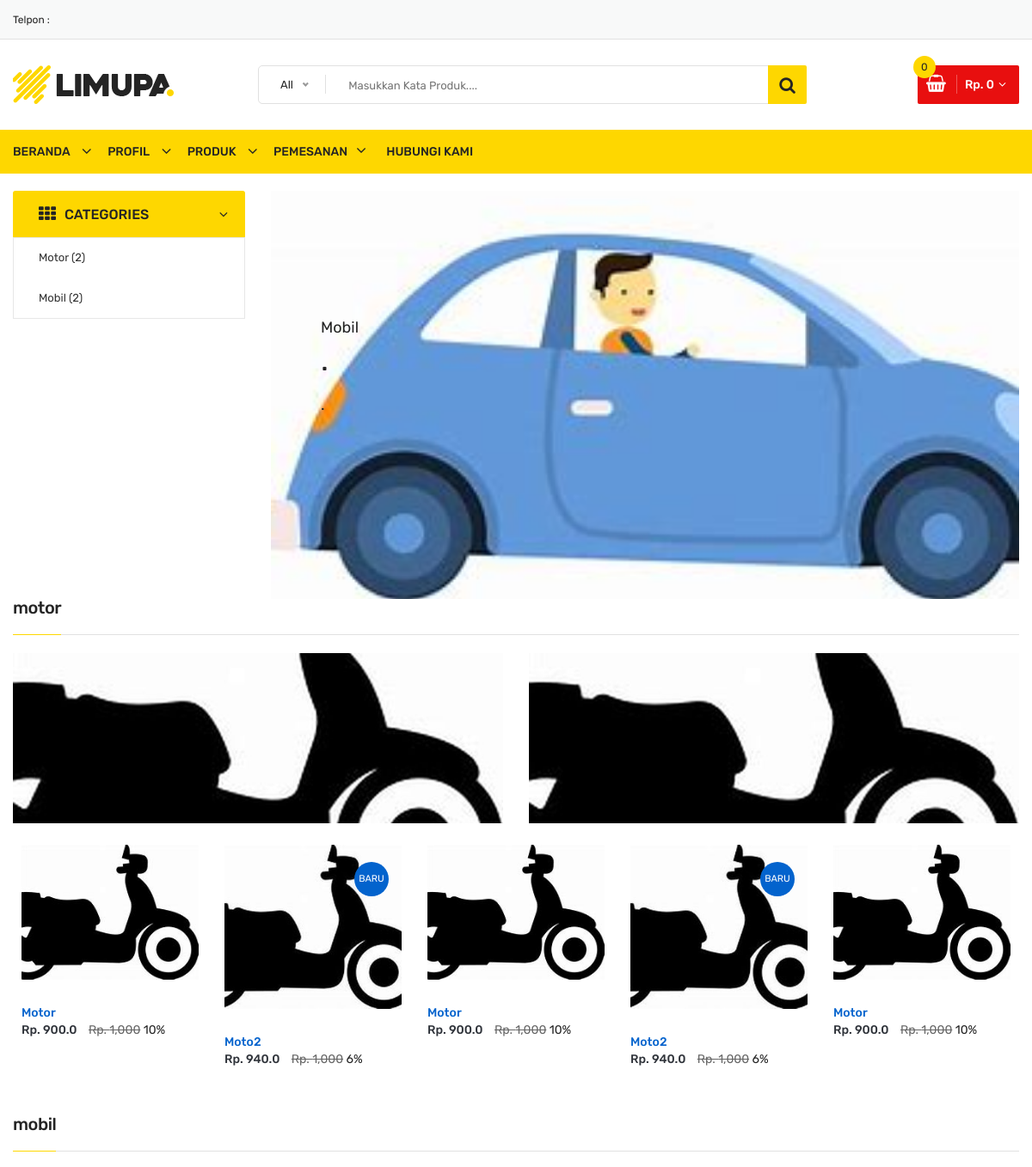
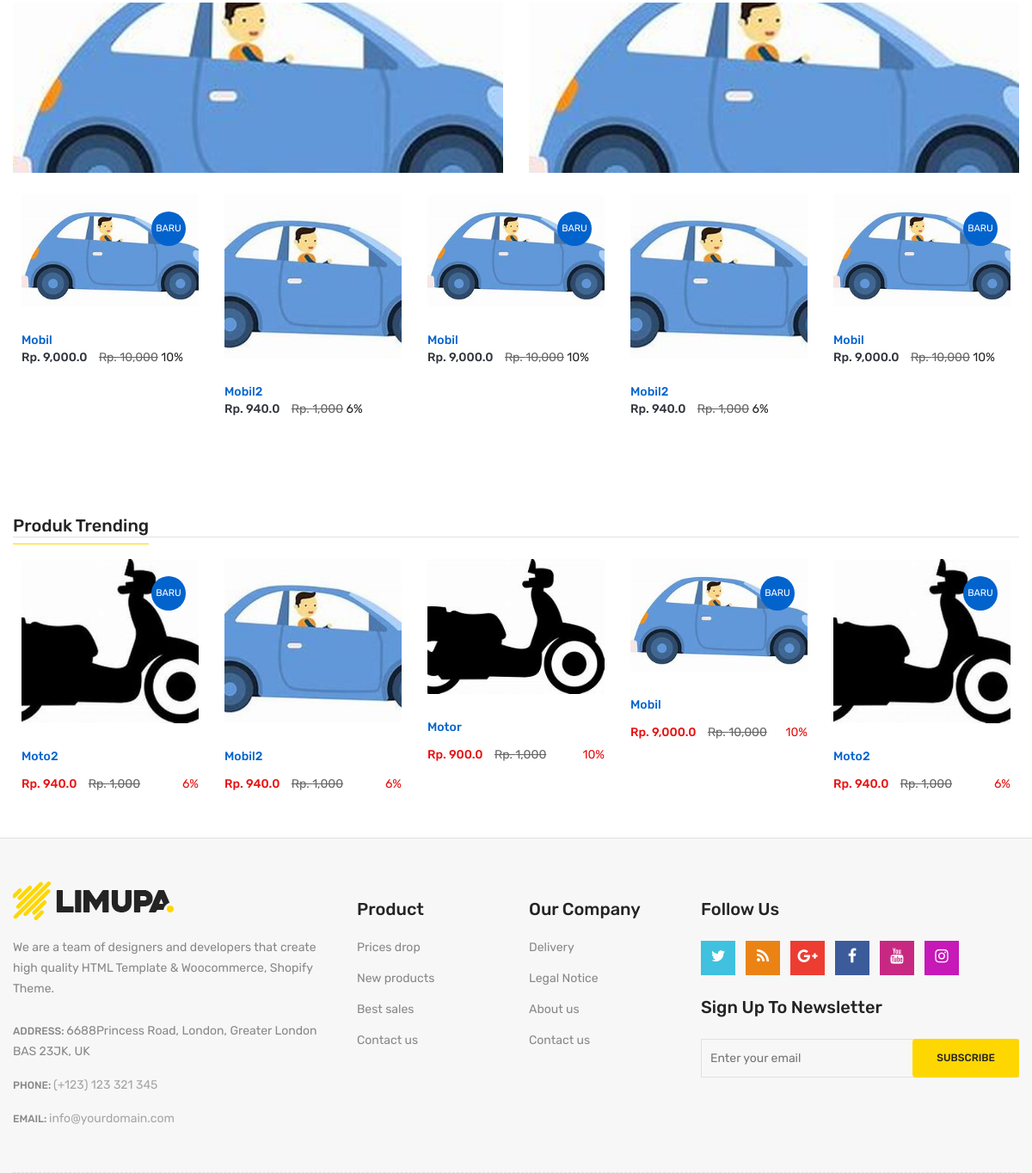
The page / on the database its author committed (2 pictures, top to bottom).
### decky/models.py (models this page shows, shortened)
class Kategori(models.Model):
    nama = models.CharField(max_length=200, blank= True, null= False)
    aktif = models.BooleanField(default= True)
    banner_satu = ResizedImageField(size=[575, 200], quality=80, crop=['middle', 'center'] , upload_to='gambar/banner', blank=True, null=True, verbose_name="Gambar 1 (575 x 200 pixel)")
    banner_dua = ResizedImageField(size=[575, 200], quality=80, crop=['middle', 'center'] , upload_to='gambar/banner', blank=True, null=True, verbose_name="Gambar 1 (575 x 200 pixel)")
    slug = models.SlugField(max_length=200, null=True,blank=True, unique=True)
    class Meta:
        verbose_name_plural ="Data Kategori"
    @property
    def get_produk(self):
        return Produk.objects.filter(kategori__nama=self.nama)

class Slide(models.Model):
    class Meta:
        verbose_name_plural ="Data Slide"
    teks_awal = RichTextField(blank=True, null=True)
    teks_dua = RichTextField(blank=True, null=True)
    teks_tiga = RichTextField(blank=True, null=True)
    gambar_slide = models.ImageField(upload_to='gambar/slide', blank=False, null=True, verbose_name="Gambar Slide (475 x 880 pixel)")
    aktif = models.BooleanField(default=True)

class Produk(models.Model):
    KETERANGAN=(
        ('Baru', 'Baru'),
        ('Lama' , 'Lama'),
    )
    class Meta:
        verbose_name_plural ="Data Produk"
    kategori = models.ForeignKey(Kategori, null=True, blank=True, related_name="produks", on_delete=models.SET_NULL)
    nama_produk = models.CharField(max_length=200, blank=True, null=True)
    gambar = ResizedImageField(size=[270, 250], quality=80, crop=['middle', 'center'] , upload_to='gambar/product', blank=False, null=True, verbose_name="Gambar (270 x 250 pixel)")
    gambar_satu = ResizedImageField(size=[270, 250], quality=80, crop=['middle', 'center'] , upload_to='gambar/product', blank=True, null=True, verbose_name="Gambar (270 x 250 pixel)")
    gambar_dua = ResizedImageField(size=[270, 250], quality=80, crop=['middle', 'center'] , upload_to='gambar/product', blank=True, null=True, verbose_name="Gambar (270 x 250 pixel)")
    gambar_tiga = ResizedImageField(size=[270, 250], quality=80, crop=['middle', 'center'] , upload_to='gambar/product', blank=True, null=True, verbose_name="Gambar (270 x 250 pixel)")
    gambar_empat = ResizedImageField(size=[270, 250], quality=80, crop=['middle', 'center'] , upload_to='gambar/product', blank=True, null=True, verbose_name="Gambar (270 x 250 pixel)")
    gambar_lima= ResizedImageField(size=[270, 250], quality=80, crop=['middle', 'center'] , upload_to='gambar/product', blank=True, null=True, verbose_name="Gambar (270 x 250 pixel)")
    slug = models.SlugField(max_length=200, unique=True)
    keterangan = RichTextField(blank=True, null=True)
    harga = models.IntegerField(blank=True, null=True)
    no_whatsup = models.CharField(max_length=200, blank=True, null=True)
    tanggal_upload= models.DateTimeField(auto_now_add=True, null=True)
    diskon = models.IntegerField(default=0,  blank=True, null=True, verbose_name="Diskon %")
    dibeli = models.IntegerField(default=0,  blank=True, null=True)
    keterangan_barang = models.CharField(max_length=200, null=True, choices=KETERANGAN)
    @property
    def setelah_diskon(self):
        if self.diskon == 0 :
            nilai_diskon = self.harga
        else:
            jml = self.diskon / 100
            nilai_diskon = self.harga - (jml * self.harga)
        return nilai_diskon

### decky/views.py (the view)
# urls.py: path('', views.beranda, name="beranda"),
def beranda(request):
    kategori = Kategori.objects.filter(aktif=True).order_by('-id')
    slider = Slide.objects.filter(aktif=True).order_by('-id')
    jumlahkategori = Kategori.objects.all().annotate(
    produk_count=Count('produks')).order_by('-id')
    trending = Produk.objects.order_by('-dibeli')
    cart_product_form = CartAddProductForm()
    context = {
        "judul": "Halaman Beranda",
        "kategori": kategori,
        "jumlahkategori": jumlahkategori,
        "slide": slider,
        "trending": trending,
        "cart_product_form": cart_product_form,
    }
    return render(request, 'beranda.html', context)

### decky/templates/beranda.html (shortened to what this page needs)
{% extends "base.html" %}
{% load static %}
{% load humanize %}
{% block content %}
            <div class="slider-with-banner">
                <div class="container">
                    <div class="row">
                        <div class="col-lg-3">
                            <div class="category-menu">
                                <div class="category-heading">
                                    <h2 class="categories-toggle"><span>categories</span></h2>
                                </div>
                                <div id="cate-toggle" class="category-menu-list">
                                    <ul>
                                        {% for ktg in jumlahkategori %}
                                            <li><a href="">{{ktg.nama}} ({{ktg.produk_count}})</a></li>
                                        {% endfor %}
                                    </ul>
                                </div>
                            </div>
                        </div>
                        <div class="col-lg-9">
                            <div class="slider-area pt-sm-30 pt-xs-30">
                                <div class="slider-active owl-carousel">
                                    {% for slider in slide %}
                                    <div class="single-slide align-center-left animation-style-02 bg"
                                    style="background-image: url({{slider.gambar_slide.url}} );">
                                        <div class="slider-content">
                                            <h5>{{slider.teks_awal|safe}}</h5>
                                            <h2>{{slider.teks_dua|safe}}</h2>
                                            <h3>{{slider.teks_tiga|safe}}</h3>
                                        </div>
                                    </div>
                                    {% empty %}
                                        <div>
                                            <div class="alert alert-danger">Tidak ada Slide</div>
                                        </div>
                                    {% endfor %}
                                </div>
                            </div>
                        </div>
                    </div>
                </div>
            </div>
            {% for kt in kategori %}
            <section class="product-area li-laptop-product li-laptop-product-2 pb-45">
                <div class="container">
                    <div class="row">
                        <div class="col-lg-12">
                            <div class="li-section-title">
                                <h2>
                                    <span>{{kt.nama}}</span>
                                </h2>
                            </div>
                            <div class="li-banner-2 pt-15">
                                <div class="row">
                                    <div class="col-lg-6 col-md-6">
                                        <div class="single-banner">
                                            <a href="#">
                                            {% if kt.banner_satu %}
                                            <img src="{{kt.banner_satu.url}}" alt="{{kt.nama}}">
                                            {% else %}
                                            <img src="{% static 'images/kosong/kosongbanner.png' %}" alt="{{kt.nama}}">
                                            {% endif %}
                                            </a>
                                        </div>
                                    </div>
                                    <div class="col-lg-6 col-md-6">
                                        <div class="single-banner pt-xs-30">
                                            <a href="#">
                                            {% if kt.banner_dua %}
                                            <img src="{{kt.banner_dua.url}}" alt="{{kt.nama}}">
                                            {% else %}
                                            <img src="{% static 'images/kosong/kosongbanner.png' %}" alt="{{kt.nama}}">
                                            {% endif %}
                                            </a>
                                        </div>
                                    </div>
                                </div>
                            </div>
                            <div class="row">
                                <div class="product-active owl-carousel">
                                    {% for pro in kt.get_produk %}
                                    <div class="col-lg-12">
                                        <div class="single-product-wrap">
                                            <div class="product-image">
                                                <a href="{% url 'produk' pro.kategori.slug pro.slug %}">
                                                    <img src="{{pro.gambar.url}}" alt="{{pro.nama_produk}}">
                                                </a>
                                                {% if pro.keterangan_barang == "Baru" %}
                                                    <span class="sticker">Baru</span>
                                                {% endif %}
                                            </div>
                                            <div class="product_desc">
                                                <div class="product_desc_info">
                                                   <h4><a class="product_name" href="{% url 'produk' pro.kategori.slug pro.slug %}">{{pro.nama_produk}}</a></h4>
                                                    {% if pro.diskon == 0 %}
                                                        <span class="new-price new-price-2">Rp. {{pro.harga|intcomma }} </span>
                                                    {% else %}
                                                        <span class="new-price new-price-2">Rp. {{pro.setelah_diskon|intcomma }}</span>
                                                        <span class="old-price">Rp. {{pro.harga|intcomma }}</span>
                                                        <span class="discount-percentage">{{pro.diskon}}%</span>
                                                    {% endif %}
                                                </div>
                                            </div>
                                        </div>
                                    </div>
                                    {% empty %}
                                    <div class="alert alert-danger mr-4">Data Produk Kategori {{kt.nama}} Kosong </div>
                                    {% endfor %}
                                </div>
                            </div>
                        </div>
                    </div>
                </div>
            </section>
            {% empty %}
            <div class="alert alert-danger mr-4">Data Kategori Kosong </div>
            {% endfor %}
            <section class="product-area li-trending-product li-trending-product-2 pt-60 pb-45">
                <div class="container">
                    <div class="row">
                        <div class="col-lg-12">
                            <div class="li-product-tab li-trending-product-tab">
                                <h2>
                                    <span>Produk Trending</span>
                                </h2>
                            </div>
                            <div class="tab-content li-tab-content li-trending-product-content">
                                <div id="home1" class="tab-pane show fade in active">
                                    <div class="row">
                                        <div class="product-active owl-carousel">
                                            {% for tren in trending %}
                                            <div class="col-lg-12">
                                                <div class="single-product-wrap">
                                                    <div class="product-image">
                                                        <a href="{% url 'produk' tren.kategori.slug tren.slug %}">
                                                            <img src="{{tren.gambar.url}}" alt="{{tren.nama_produk}}">
                                                        </a>
                                                       {% if tren.keterangan_barang == "Baru" %}
                                                            <span class="sticker">Baru</span>
                                                        {% endif %}
                                                    </div>
                                                    <div class="product_desc">
                                                        <div class="product_desc_info">
                                                            <h4><a class="product_name" href="{% url 'produk' tren.kategori.slug tren.slug %}">{{tren.nama_produk}}</a></h4>
                                                            <div class="price-box">
                                                                {% if tren.diskon == 0 %}
                                                                    <span class="new-price new-price-2">Rp. {{tren.harga|intcomma  }}</span>
                                                                {% else %}
                                                                    <span class="new-price new-price-2">Rp. {{tren.setelah_diskon|intcomma  }}</span>
                                                                    <span class="old-price">Rp.  {{tren.harga |intcomma }}</span>
                                                                    <span class="discount-percentage">{{tren.diskon}}%</span>
                                                                {% endif %}
                                                            </div>
                                                        </div>
                                                    </div>
                                                </div>
                                            </div>
                                            {% empty %}
                                            <div class="col-lg-12">
                                               <div class="alert alertdanger">Produk Kosong</div>
                                            </div>
                                            {% endfor %}
                                    </div>
                                </div>
                            </div>
                        </div>
                    </div>
                </div>
            </section>
{% endblock content %}

### rows shown on the page
Kategori: nama "Motor", produk_count "2", nama "motor", banner_satu (picture), banner_dua (picture)
Kategori: nama "Mobil", produk_count "2", nama "mobil", banner_satu (picture), banner_dua (picture)
Slide: gambar_slide (picture), teks_awal "Mobil", teks_dua ".", teks_tiga "."
Produk: gambar (picture), nama_produk "Motor", harga "1,000"
Produk: gambar (picture), keterangan_barang "BARU", nama_produk "Moto2", harga "1,000"
Produk: gambar (picture), keterangan_barang "BARU", nama_produk "Mobil"
Produk: gambar (picture), nama_produk "Mobil2", harga "1,000"
